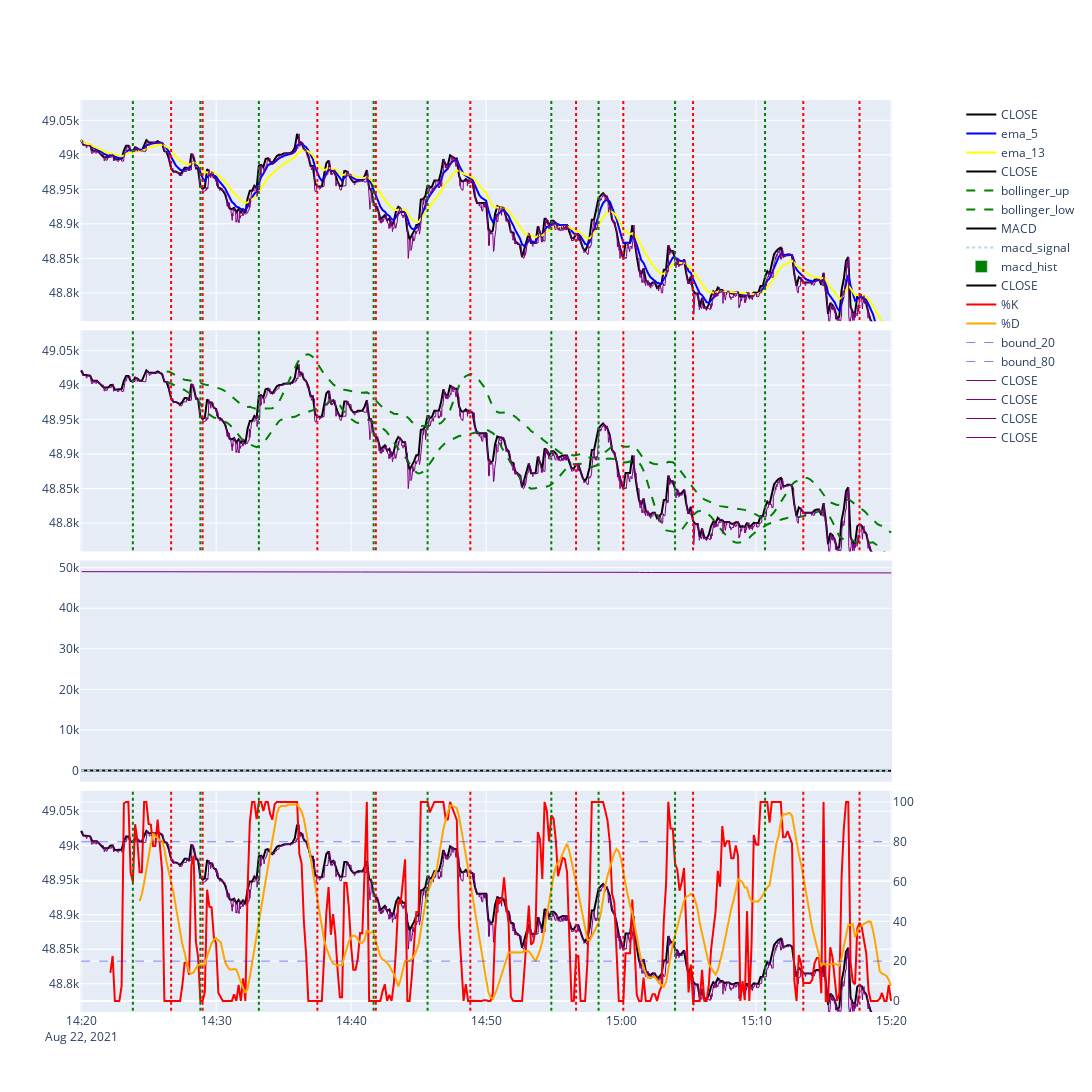

The notebook cell saved with this chart:
### Code cell
i_rows = 4

fig2 = make_subplots(rows=i_rows, cols=1, shared_xaxes=True, vertical_spacing=0.01
                    , specs=[[{}],[{}],[{}],[{"secondary_y": True}]])

### ---------------> OHLC
fig2.add_trace(
    go.Scatter(
        mode="lines"
        , x=df_close.index
        , y=df_close["close"]
        , name="CLOSE"
        , line=dict(color="black", width=2)
), row=1, col=1)          



### ---------------> ema_short
fig2.add_trace(go.Scatter(
    mode ="lines"
    , x=df_close.index
    , y=df_close["ema_short"]
    , line = dict(color="blue")
    , name="ema_{}".format(wd_short)
), row=1, col=1)

### ---------------> ema_med
fig2.add_trace(go.Scatter(
    mode ="lines"
    , x=df_close.index
    , y=df_close["ema_med"]
    , line = dict(color="yellow")
    , name="ema_{}".format(wd_medium_ema)
), row=1, col=1)


######### 3rd graph
### ---------------> BASE CLOSE

fig2.add_trace(
    go.Scatter(
        mode="lines"
        , x=df_close.index
        , y=df_close["close"]
        , name="CLOSE"
        , line=dict(color="black", width=2)

    ), row=2, col=1
)

### ---------------> Bohlinger Up
fig2.add_trace(
    go.Scatter(
        mode="lines"
        , x=df_close.index
        , y=df_close["bohlinger_upper"]
        , line=dict(dash="dash", color="green")
        , name="bollinger_up"
    ), row=2, col=1
)

### ---------------> Bohlinger Low
fig2.add_trace(
    go.Scatter(
        mode="lines"
        , x=df_close.index
        , y=df_close["bohlinger_lower"]
        , line=dict(dash="dash", color="green")
        , name="bollinger_low"
    ), row=2, col=1
)

######### 4th graph
### ---------------> MACD

fig2.add_trace(
    go.Scatter(
        mode="lines"
        , x=df_close.index
        , y=df_close["macd_base"]
        , name="MACD"
        , line=dict(color="black", width=2)


    ), row=3, col=1
)

### ---------------> MACD SIGNAL

fig2.add_trace(
    go.Scatter(
        mode="lines"
        , x=df_close.index
        , y=df_close["macd_signal"]
        , name="macd_signal"
        , line=dict(color="lightblue", width=2, dash="dot")

    ), row=3, col=1
)

### ---------------> MACD HIST

fig2.add_trace(
    go.Bar(
        x=df_close.index
        , y=df_close["macd_hist"]
        , name="macd_hist"
        , marker_color=df_close["macd_color"]

    ), row=3, col=1
)

######### 6th graph
### ---------------> BASE CLOSE

fig2.add_trace(
    go.Scatter(
        mode="lines"
        , x=df_close.index
        , y=df_close["close"]
        , name="CLOSE"
        , line=dict(color="black", width=2)
        , yaxis="y4"

    ), row=4, col=1
)

### ---------------> %K
fig2.add_trace(
    go.Scatter(
        mode="lines"
        , x=df_close.index
        , y=df_close["k_line"]
        , name="%K"
        , line=dict(color="red", width=2, dash="solid")
        

    ), row=4, col=1, secondary_y=True
)

### ---------------> %D
fig2.add_trace(
    go.Scatter(
        mode="lines"
        , x=df_close.index
        , y=df_close["d_line"]
        , name="%D"
        , line=dict(color="orange", width=2, dash="solid")
        

    ), row=4, col=1, secondary_y=True
)

### ---------------> SO bounds
fig2.add_trace(
    go.Scatter(
        mode="lines"
        , x=df_close.index
        , y=df_close["so_20"]
        , name="bound_20"
        , line=dict(color="blue", width=0.5, dash="dash")
    ), row=4, col=1, secondary_y=True
)

fig2.add_trace(
    go.Scatter(
        mode="lines"
        , x=df_close.index
        , y=df_close["so_80"]
        , name="bound_80"
        , line=dict(color="blue", width=0.5, dash="dash")
    ), row=4, col=1, secondary_y=True
)




for i in range(1,i_rows+1):
    
    if i != 3:
        fig2.add_trace(
        go.Scatter(
            mode="lines"
            , x=df_d.index
            , y=df_d["close"]
            , name="CLOSE"
            , line=dict(color="purple", width=1)
        ), row=i, col=1)    





rn_yaxis_a = (df_close["close"].min()) * 1.001
rn_yaxis_b = (df_close["close"].max()) * 1.001

fig2.update_layout(
    width=1500
    , height=2000
    , xaxis1 = dict(rangeslider=dict(visible=False))
    , xaxis6 = dict(rangeslider=dict(visible=True))

    , yaxis1 = dict(range=[rn_yaxis_a,rn_yaxis_b])
    , yaxis2 = dict(range=[rn_yaxis_a,rn_yaxis_b])
    , yaxis4 = dict(range=[rn_yaxis_a,rn_yaxis_b])



)


for idx, x in df_marks.iterrows():
    x_date = idx.strftime("%Y-%m-%d %H:%M:%S")
    fig2.add_shape(go.layout.Shape(type="line", xref="x", x0=x_date, x1=x_date, y0=-10000, y1=100000, line={"color":("green" if x["ema_switch"] == 1 else "red"), "width":2, "dash":"dot"}), row=[1,2,4], col="all")



fig2.show()

### Figure 1 — Plotly figure (JSON) as saved in the notebook; plotly's stock layout.template omitted (floating-point values rounded to 4 significant figures; data arrays with more than 128 entries replaced by an {"elided": "..."} marker saying what was removed)
{"data": [{"line": {"color": "black", "width": 2}, "mode": "lines", "name": "CLOSE", "type": "scatter", "x": {"elided": "361 str values"}, "xaxis": "x", "y": {"elided": "361 float values"}, "yaxis": "y"}, {"line": {"color": "blue"}, "mode": "lines", "name": "ema_5", "type": "scatter", "x": {"elided": "361 str values"}, "xaxis": "x", "y": {"elided": "361 float values"}, "yaxis": "y"}, {"line": {"color": "yellow"}, "mode": "lines", "name": "ema_13", "type": "scatter", "x": {"elided": "361 str values"}, "xaxis": "x", "y": {"elided": "361 float values"}, "yaxis": "y"}, {"line": {"color": "black", "width": 2}, "mode": "lines", "name": "CLOSE", "type": "scatter", "x": {"elided": "361 str values"}, "xaxis": "x2", "y": {"elided": "361 float values"}, "yaxis": "y2"}, {"line": {"color": "green", "dash": "dash"}, "mode": "lines", "name": "bollinger_up", "type": "scatter", "x": {"elided": "361 str values"}, "xaxis": "x2", "y": {"elided": "361 float values"}, "yaxis": "y2"}, {"line": {"color": "green", "dash": "dash"}, "mode": "lines", "name": "bollinger_low", "type": "scatter", "x": {"elided": "361 str values"}, "xaxis": "x2", "y": {"elided": "361 float values"}, "yaxis": "y2"}, {"line": {"color": "black", "width": 2}, "mode": "lines", "name": "MACD", "type": "scatter", "x": {"elided": "361 str values"}, "xaxis": "x3", "y": {"elided": "361 float values"}, "yaxis": "y3"}, {"line": {"color": "lightblue", "dash": "dot", "width": 2}, "mode": "lines", "name": "macd_signal", "type": "scatter", "x": {"elided": "361 str values"}, "xaxis": "x3", "y": {"elided": "361 float values"}, "yaxis": "y3"}, {"marker": {"color": {"elided": "361 str values"}}, "name": "macd_hist", "type": "bar", "x": {"elided": "361 str values"}, "xaxis": "x3", "y": {"elided": "361 float values"}, "yaxis": "y3"}, {"line": {"color": "black", "width": 2}, "mode": "lines", "name": "CLOSE", "type": "scatter", "x": {"elided": "361 str values"}, "xaxis": "x4", "y": {"elided": "361 float values"}, "yaxis": "y4"}, {"line": {"color": "red", "dash": "solid", "width": 2}, "mode": "lines", "name": "%K", "type": "scatter", "x": {"elided": "361 str values"}, "xaxis": "x4", "y": {"elided": "361 float values"}, "yaxis": "y5"}, {"line": {"color": "orange", "dash": "solid", "width": 2}, "mode": "lines", "name": "%D", "type": "scatter", "x": {"elided": "361 str values"}, "xaxis": "x4", "y": {"elided": "361 float values"}, "yaxis": "y5"}, {"line": {"color": "blue", "dash": "dash", "width": 0.5}, "mode": "lines", "name": "bound_20", "type": "scatter", "x": {"elided": "361 str values"}, "xaxis": "x4", "y": {"elided": "361 int values"}, "yaxis": "y5"}, {"line": {"color": "blue", "dash": "dash", "width": 0.5}, "mode": "lines", "name": "bound_80", "type": "scatter", "x": {"elided": "361 str values"}, "xaxis": "x4", "y": {"elided": "361 int values"}, "yaxis": "y5"}, {"line": {"color": "purple", "width": 1}, "mode": "lines", "name": "CLOSE", "type": "scatter", "x": {"elided": "3599 str values"}, "xaxis": "x", "y": {"elided": "3599 float values"}, "yaxis": "y"}, {"line": {"color": "purple", "width": 1}, "mode": "lines", "name": "CLOSE", "type": "scatter", "x": {"elided": "3599 str values"}, "xaxis": "x2", "y": {"elided": "3599 float values"}, "yaxis": "y2"}, {"line": {"color": "purple", "width": 1}, "mode": "lines", "name": "CLOSE", "type": "scatter", "x": {"elided": "3599 str values"}, "xaxis": "x3", "y": {"elided": "3599 float values"}, "yaxis": "y3"}, {"line": {"color": "purple", "width": 1}, "mode": "lines", "name": "CLOSE", "type": "scatter", "x": {"elided": "3599 str values"}, "xaxis": "x4", "y": {"elided": "3599 float values"}, "yaxis": "y4"}], "layout": {"height": 2000, "shapes": [{"line": {"color": "green", "dash": "dot", "width": 2}, "type": "line", "x0": "2021-08-22 14:23:50", "x1": "2021-08-22 14:23:50", "xref": "x", "y0": -10000, "y1": 100000, "yref": "y"}, {"line": {"color": "green", "dash": "dot", "width": 2}, "type": "line", "x0": "2021-08-22 14:23:50", "x1": "2021-08-22 14:23:50", "xref": "x2", "y0": -10000, "y1": 100000, "yref": "y2"}, {"line": {"color": "green", "dash": "dot", "width": 2}, "type": "line", "x0": "2021-08-22 14:23:50", "x1": "2021-08-22 14:23:50", "xref": "x4", "y0": -10000, "y1": 100000, "yref": "y4"}, {"line": {"color": "red", "dash": "dot", "width": 2}, "type": "line", "x0": "2021-08-22 14:26:40", "x1": "2021-08-22 14:26:40", "xref": "x", "y0": -10000, "y1": 100000, "yref": "y"}, {"line": {"color": "red", "dash": "dot", "width": 2}, "type": "line", "x0": "2021-08-22 14:26:40", "x1": "2021-08-22 14:26:40", "xref": "x2", "y0": -10000, "y1": 100000, "yref": "y2"}, {"line": {"color": "red", "dash": "dot", "width": 2}, "type": "line", "x0": "2021-08-22 14:26:40", "x1": "2021-08-22 14:26:40", "xref": "x4", "y0": -10000, "y1": 100000, "yref": "y4"}, {"line": {"color": "green", "dash": "dot", "width": 2}, "type": "line", "x0": "2021-08-22 14:28:50", "x1": "2021-08-22 14:28:50", "xref": "x", "y0": -10000, "y1": 100000, "yref": "y"}, {"line": {"color": "green", "dash": "dot", "width": 2}, "type": "line", "x0": "2021-08-22 14:28:50", "x1": "2021-08-22 14:28:50", "xref": "x2", "y0": -10000, "y1": 100000, "yref": "y2"}, {"line": {"color": "green", "dash": "dot", "width": 2}, "type": "line", "x0": "2021-08-22 14:28:50", "x1": "2021-08-22 14:28:50", "xref": "x4", "y0": -10000, "y1": 100000, "yref": "y4"}, {"line": {"color": "red", "dash": "dot", "width": 2}, "type": "line", "x0": "2021-08-22 14:29:00", "x1": "2021-08-22 14:29:00", "xref": "x", "y0": -10000, "y1": 100000, "yref": "y"}, {"line": {"color": "red", "dash": "dot", "width": 2}, "type": "line", "x0": "2021-08-22 14:29:00", "x1": "2021-08-22 14:29:00", "xref": "x2", "y0": -10000, "y1": 100000, "yref": "y2"}, {"line": {"color": "red", "dash": "dot", "width": 2}, "type": "line", "x0": "2021-08-22 14:29:00", "x1": "2021-08-22 14:29:00", "xref": "x4", "y0": -10000, "y1": 100000, "yref": "y4"}, {"line": {"color": "green", "dash": "dot", "width": 2}, "type": "line", "x0": "2021-08-22 14:33:10", "x1": "2021-08-22 14:33:10", "xref": "x", "y0": -10000, "y1": 100000, "yref": "y"}, {"line": {"color": "green", "dash": "dot", "width": 2}, "type": "line", "x0": "2021-08-22 14:33:10", "x1": "2021-08-22 14:33:10", "xref": "x2", "y0": -10000, "y1": 100000, "yref": "y2"}, {"line": {"color": "green", "dash": "dot", "width": 2}, "type": "line", "x0": "2021-08-22 14:33:10", "x1": "2021-08-22 14:33:10", "xref": "x4", "y0": -10000, "y1": 100000, "yref": "y4"}, {"line": {"color": "red", "dash": "dot", "width": 2}, "type": "line", "x0": "2021-08-22 14:37:30", "x1": "2021-08-22 14:37:30", "xref": "x", "y0": -10000, "y1": 100000, "yref": "y"}, {"line": {"color": "red", "dash": "dot", "width": 2}, "type": "line", "x0": "2021-08-22 14:37:30", "x1": "2021-08-22 14:37:30", "xref": "x2", "y0": -10000, "y1": 100000, "yref": "y2"}, {"line": {"color": "red", "dash": "dot", "width": 2}, "type": "line", "x0": "2021-08-22 14:37:30", "x1": "2021-08-22 14:37:30", "xref": "x4", "y0": -10000, "y1": 100000, "yref": "y4"}, {"line": {"color": "green", "dash": "dot", "width": 2}, "type": "line", "x0": "2021-08-22 14:41:40", "x1": "2021-08-22 14:41:40", "xref": "x", "y0": -10000, "y1": 100000, "yref": "y"}, {"line": {"color": "green", "dash": "dot", "width": 2}, "type": "line", "x0": "2021-08-22 14:41:40", "x1": "2021-08-22 14:41:40", "xref": "x2", "y0": -10000, "y1": 100000, "yref": "y2"}, {"line": {"color": "green", "dash": "dot", "width": 2}, "type": "line", "x0": "2021-08-22 14:41:40", "x1": "2021-08-22 14:41:40", "xref": "x4", "y0": -10000, "y1": 100000, "yref": "y4"}, {"line": {"color": "red", "dash": "dot", "width": 2}, "type": "line", "x0": "2021-08-22 14:41:50", "x1": "2021-08-22 14:41:50", "xref": "x", "y0": -10000, "y1": 100000, "yref": "y"}, {"line": {"color": "red", "dash": "dot", "width": 2}, "type": "line", "x0": "2021-08-22 14:41:50", "x1": "2021-08-22 14:41:50", "xref": "x2", "y0": -10000, "y1": 100000, "yref": "y2"}, {"line": {"color": "red", "dash": "dot", "width": 2}, "type": "line", "x0": "2021-08-22 14:41:50", "x1": "2021-08-22 14:41:50", "xref": "x4", "y0": -10000, "y1": 100000, "yref": "y4"}, {"line": {"color": "green", "dash": "dot", "width": 2}, "type": "line", "x0": "2021-08-22 14:45:40", "x1": "2021-08-22 14:45:40", "xref": "x", "y0": -10000, "y1": 100000, "yref": "y"}, {"line": {"color": "green", "dash": "dot", "width": 2}, "type": "line", "x0": "2021-08-22 14:45:40", "x1": "2021-08-22 14:45:40", "xref": "x2", "y0": -10000, "y1": 100000, "yref": "y2"}, {"line": {"color": "green", "dash": "dot", "width": 2}, "type": "line", "x0": "2021-08-22 14:45:40", "x1": "2021-08-22 14:45:40", "xref": "x4", "y0": -10000, "y1": 100000, "yref": "y4"}, {"line": {"color": "red", "dash": "dot", "width": 2}, "type": "line", "x0": "2021-08-22 14:48:50", "x1": "2021-08-22 14:48:50", "xref": "x", "y0": -10000, "y1": 100000, "yref": "y"}, {"line": {"color": "red", "dash": "dot", "width": 2}, "type": "line", "x0": "2021-08-22 14:48:50", "x1": "2021-08-22 14:48:50", "xref": "x2", "y0": -10000, "y1": 100000, "yref": "y2"}, {"line": {"color": "red", "dash": "dot", "width": 2}, "type": "line", "x0": "2021-08-22 14:48:50", "x1": "2021-08-22 14:48:50", "xref": "x4", "y0": -10000, "y1": 100000, "yref": "y4"}, {"line": {"color": "green", "dash": "dot", "width": 2}, "type": "line", "x0": "2021-08-22 14:54:50", "x1": "2021-08-22 14:54:50", "xref": "x", "y0": -10000, "y1": 100000, "yref": "y"}, {"line": {"color": "green", "dash": "dot", "width": 2}, "type": "line", "x0": "2021-08-22 14:54:50", "x1": "2021-08-22 14:54:50", "xref": "x2", "y0": -10000, "y1": 100000, "yref": "y2"}, {"line": {"color": "green", "dash": "dot", "width": 2}, "type": "line", "x0": "2021-08-22 14:54:50", "x1": "2021-08-22 14:54:50", "xref": "x4", "y0": -10000, "y1": 100000, "yref": "y4"}, {"line": {"color": "red", "dash": "dot", "width": 2}, "type": "line", "x0": "2021-08-22 14:56:40", "x1": "2021-08-22 14:56:40", "xref": "x", "y0": -10000, "y1": 100000, "yref": "y"}, {"line": {"color": "red", "dash": "dot", "width": 2}, "type": "line", "x0": "2021-08-22 14:56:40", "x1": "2021-08-22 14:56:40", "xref": "x2", "y0": -10000, "y1": 100000, "yref": "y2"}, {"line": {"color": "red", "dash": "dot", "width": 2}, "type": "line", "x0": "2021-08-22 14:56:40", "x1": "2021-08-22 14:56:40", "xref": "x4", "y0": -10000, "y1": 100000, "yref": "y4"}, {"line": {"color": "green", "dash": "dot", "width": 2}, "type": "line", "x0": "2021-08-22 14:58:20", "x1": "2021-08-22 14:58:20", "xref": "x", "y0": -10000, "y1": 100000, "yref": "y"}, {"line": {"color": "green", "dash": "dot", "width": 2}, "type": "line", "x0": "2021-08-22 14:58:20", "x1": "2021-08-22 14:58:20", "xref": "x2", "y0": -10000, "y1": 100000, "yref": "y2"}, {"line": {"color": "green", "dash": "dot", "width": 2}, "type": "line", "x0": "2021-08-22 14:58:20", "x1": "2021-08-22 14:58:20", "xref": "x4", "y0": -10000, "y1": 100000, "yref": "y4"}, {"line": {"color": "red", "dash": "dot", "width": 2}, "type": "line", "x0": "2021-08-22 15:00:10", "x1": "2021-08-22 15:00:10", "xref": "x", "y0": -10000, "y1": 100000, "yref": "y"}, {"line": {"color": "red", "dash": "dot", "width": 2}, "type": "line", "x0": "2021-08-22 15:00:10", "x1": "2021-08-22 15:00:10", "xref": "x2", "y0": -10000, "y1": 100000, "yref": "y2"}, {"line": {"color": "red", "dash": "dot", "width": 2}, "type": "line", "x0": "2021-08-22 15:00:10", "x1": "2021-08-22 15:00:10", "xref": "x4", "y0": -10000, "y1": 100000, "yref": "y4"}, {"line": {"color": "green", "dash": "dot", "width": 2}, "type": "line", "x0": "2021-08-22 15:04:00", "x1": "2021-08-22 15:04:00", "xref": "x", "y0": -10000, "y1": 100000, "yref": "y"}, {"line": {"color": "green", "dash": "dot", "width": 2}, "type": "line", "x0": "2021-08-22 15:04:00", "x1": "2021-08-22 15:04:00", "xref": "x2", "y0": -10000, "y1": 100000, "yref": "y2"}, {"line": {"color": "green", "dash": "dot", "width": 2}, "type": "line", "x0": "2021-08-22 15:04:00", "x1": "2021-08-22 15:04:00", "xref": "x4", "y0": -10000, "y1": 100000, "yref": "y4"}, {"line": {"color": "red", "dash": "dot", "width": 2}, "type": "line", "x0": "2021-08-22 15:05:20", "x1": "2021-08-22 15:05:20", "xref": "x", "y0": -10000, "y1": 100000, "yref": "y"}, {"line": {"color": "red", "dash": "dot", "width": 2}, "type": "line", "x0": "2021-08-22 15:05:20", "x1": "2021-08-22 15:05:20", "xref": "x2", "y0": -10000, "y1": 100000, "yref": "y2"}, {"line": {"color": "red", "dash": "dot", "width": 2}, "type": "line", "x0": "2021-08-22 15:05:20", "x1": "2021-08-22 15:05:20", "xref": "x4", "y0": -10000, "y1": 100000, "yref": "y4"}, {"line": {"color": "green", "dash": "dot", "width": 2}, "type": "line", "x0": "2021-08-22 15:10:40", "x1": "2021-08-22 15:10:40", "xref": "x", "y0": -10000, "y1": 100000, "yref": "y"}, {"line": {"color": "green", "dash": "dot", "width": 2}, "type": "line", "x0": "2021-08-22 15:10:40", "x1": "2021-08-22 15:10:40", "xref": "x2", "y0": -10000, "y1": 100000, "yref": "y2"}, {"line": {"color": "green", "dash": "dot", "width": 2}, "type": "line", "x0": "2021-08-22 15:10:40", "x1": "2021-08-22 15:10:40", "xref": "x4", "y0": -10000, "y1": 100000, "yref": "y4"}, {"line": {"color": "red", "dash": "dot", "width": 2}, "type": "line", "x0": "2021-08-22 15:13:30", "x1": "2021-08-22 15:13:30", "xref": "x", "y0": -10000, "y1": 100000, "yref": "y"}, {"line": {"color": "red", "dash": "dot", "width": 2}, "type": "line", "x0": "2021-08-22 15:13:30", "x1": "2021-08-22 15:13:30", "xref": "x2", "y0": -10000, "y1": 100000, "yref": "y2"}, {"line": {"color": "red", "dash": "dot", "width": 2}, "type": "line", "x0": "2021-08-22 15:13:30", "x1": "2021-08-22 15:13:30", "xref": "x4", "y0": -10000, "y1": 100000, "yref": "y4"}, {"line": {"color": "red", "dash": "dot", "width": 2}, "type": "line", "x0": "2021-08-22 15:17:40", "x1": "2021-08-22 15:17:40", "xref": "x", "y0": -10000, "y1": 100000, "yref": "y"}, {"line": {"color": "red", "dash": "dot", "width": 2}, "type": "line", "x0": "2021-08-22 15:17:40", "x1": "2021-08-22 15:17:40", "xref": "x2", "y0": -10000, "y1": 100000, "yref": "y2"}, {"line": {"color": "red", "dash": "dot", "width": 2}, "type": "line", "x0": "2021-08-22 15:17:40", "x1": "2021-08-22 15:17:40", "xref": "x4", "y0": -10000, "y1": 100000, "yref": "y4"}], "width": 1500, "xaxis": {"anchor": "y", "domain": [0, 0.94], "matches": "x4", "rangeslider": {"visible": false}, "showticklabels": false}, "xaxis2": {"anchor": "y2", "domain": [0, 0.94], "matches": "x4", "showticklabels": false}, "xaxis3": {"anchor": "y3", "domain": [0, 0.94], "matches": "x4", "showticklabels": false}, "xaxis4": {"anchor": "y4", "domain": [0, 0.94]}, "xaxis6": {"rangeslider": {"visible": true}}, "yaxis": {"anchor": "x", "domain": [0.7575, 1], "range": [48760.0, 49080.0]}, "yaxis2": {"anchor": "x2", "domain": [0.505, 0.7475], "range": [48760.0, 49080.0]}, "yaxis3": {"anchor": "x3", "domain": [0.2525, 0.495]}, "yaxis4": {"anchor": "x4", "domain": [0, 0.2425], "range": [48760.0, 49080.0]}, "yaxis5": {"anchor": "x4", "overlaying": "y4", "side": "right"}}}
